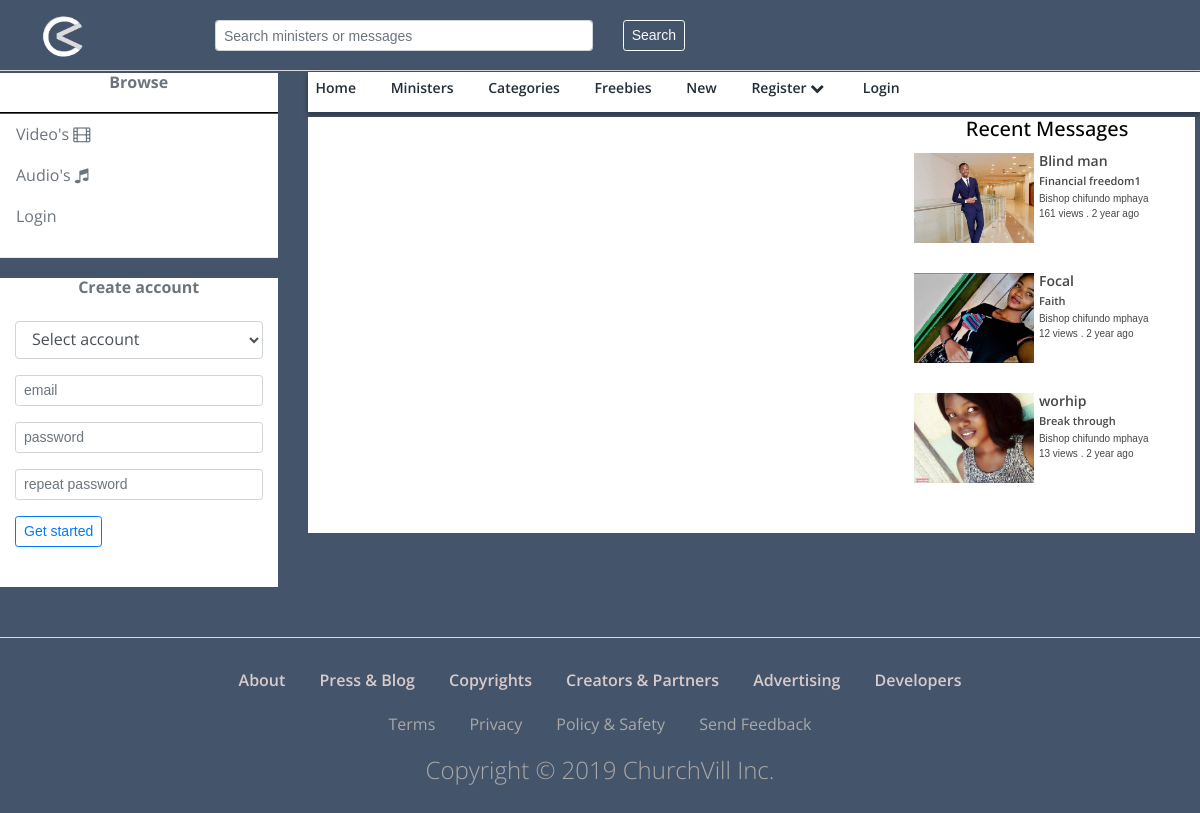
The page /play.php on the database its author committed.
### tables this page shows
CREATE TABLE `messages`
(
    `message_id`  int(20)        NOT NULL,
    `user_id`     int(20)        NOT NULL,
    `category_id` int(20)        NOT NULL,
    `title`       varchar(50)    NOT NULL,
    `file`        varchar(150)   NOT NULL,
    `image`       varchar(190)   NOT NULL,
    `type`        varchar(50)    NOT NULL,
    `sys_cat`     varchar(50)    NOT NULL,
    `amount`      decimal(19, 2) NOT NULL,
    `time`        timestamp      NOT NULL DEFAULT CURRENT_TIMESTAMP,
    `date`        date           NOT NULL,
    `view`        int(250)       NOT NULL DEFAULT '0'
);

CREATE TABLE `category`
(
    `category_id` int(20)     NOT NULL,
    `category`    varchar(50) NOT NULL,
    `user_id`     int(20)     NOT NULL
);

CREATE TABLE `users`
(
    `user_id`  int(20)      NOT NULL,
    `fullname` varchar(50)  NOT NULL,
    `email`    varchar(100) NOT NULL,
    `password` varchar(70)  NOT NULL,
    `initial`  varchar(20)  NOT NULL,
    `role`     varchar(100) NOT NULL,
    `about`    text         NOT NULL,
    `country`  varchar(150) NOT NULL,
    `ministry` varchar(300) NOT NULL,
    `image`    varchar(140) NOT NULL
);

### class/class.php (called while the page is built, shortened)
<?php
class SYSTEM
{
    public function conditionTableIN($data, $table, $condition)
    {
        try {
            $pdo = Database::connect();
            $pdo->setAttribute(PDO::ATTR_ERRMODE, PDO::ERRMODE_EXCEPTION);
            $query = "SELECT $data FROM $table WHERE $condition ";
            $stmt = $pdo->prepare($query);
            $stmt->execute();
            return $stmt;
        } catch (PDOException $e) {
            echo "failed: " . $e->getMessage() . "\n";
            exit;
        }
    }
    public function time_ago($date)
    {
        $check = new SYSTEM();
        $is_valid = $check->is_date_time_valid($date);
        if ($is_valid) {
            $timestamp = strtotime($date);
            $difference = time() - $timestamp;
            $periods = array("sec", "min", "hour", "day", "week", "month", "year", "decade");
            $lengths = array("60", "60", "24", "7", "4.35", "12", "10");
            if ($difference > 0) {
                $ending = "ago";
            } else {
                $difference = -$difference;
                $ending = "just now";
            }
            for ($j = 0; $difference >= $lengths[$j]; $j++)
                $difference /= $lengths[$j];
            $difference = round($difference);
            if ($difference != 1)
                $periods[$j] .= "";
            $text = "$difference $periods[$j] $ending";
            return $text;
        } else {
            return 'Date Time must be in "yyyy-mm-dd hh:mm:ss" format';
        }
    }
    public function is_date_time_valid($date)
    {
        if (date('Y-m-d H:i:s', strtotime($date)) == $date) {
            return TRUE;
        } else {
            return FALSE;
        }
    }
}
?>

### play.php (the view, shortened to what this page needs)
<?php include('include/index_header.php'); ?>
    <div class="col-md-9">
        <?php include('include/2ndNav.php'); ?>
        <div class="respectMArgin">
            <div class="">
                <div class="container-fluid">
                    <div class="row   bwhite">
                        <div class=" area  col-md-8 col-sm-12 col-xs-12 pud">
                        </div>
                        <div class="col-md-4 col-sm-12 col-xs-12 pud">
                            <div class="profile-info-left">
                                <div class="section">
                                    <div class=" par innerlink text-center">
                                        <h5 class="card-title">Recent Messages</h5>
                                    </div>
                                    <div class="row">
                                        <?php
                                        $table = "messages,users,category";
                                        $data = "messages.message_id,messages.user_id,messages.category_id,messages.title,messages.file,messages.image,messages.type,messages.sys_cat,
																			messages.amount,messages.time,messages.date,messages.view,category.category,users.fullname,users.initial,users.ministry
																			";
                                        $condition = " messages.category_id=category.category_id AND messages.user_id=users.user_id
																				GROUP BY messages.message_id ASC LIMIT 6";
                                        $myData = $backend->conditionTableIN($data, $table, $condition);
                                        while ($row = $myData->fetch(PDO::FETCH_ASSOC)) {
                                            $message_id = $row['message_id'];
                                            $category = $row['category'];
                                            $title = $row['title'];
                                            $initial = $row['initial'];
                                            $fullname = $row['fullname'];
                                            $fname = $initial . " " . $fullname;
                                            $time = $row['time'];
                                            $views = $row['view'];
                                            $image = $row['image'];
                                            $newdate = $backend->time_ago($time)
                                            ?>
                                            <div class="col-md-12 col-sm-6 col-xs-12 pud">
                                                <div class="media td">
                                                    <img class="mr-3" src="<?php echo $image; ?>"
                                                         alt="Generic placeholder image">
                                                    <a href="play.php?id=<?php echo $message_id; ?>">
                                                        <div class="media-body">
                                                            <h5 class="mt-0"
                                                                title="<?php echo $title; ?>"> <?php echo $title; ?>    </h5>
                                                            <span class="mp"><?php echo $category; ?></span>
                                                            <p class="mp"><?php echo $fname; ?>
                                                                <br/><?php echo $views; ?> views
                                                                . <?php echo $newdate; ?></p>
                                                        </div>
                                                    </a>
                                                </div>
                                            </div>
                                        <?php } ?>
                                    </div>
                                </div>
                            </div>
                        </div>
                    </div>
                </div>
            </div>
        </div>
    </div>
    </div>
<?php include('include/index_footer.php'); ?>

### media/css/style.css (style rules this page uses)
body { font-family: 'Open Sans'; color: #000; overflow-x: hidden; background-color: rgb(68, 84, 106); }
p { line-height: 24px; font-weight: 300; }
a { text-decoration: none; color: #e00918; }
h1, h2, h3, h4, h5, h6 { margin: 0; padding: 0; white-space: nowrap; overflow: hidden; text-overflow: ellipsis; }
.pud { margin-bottom: 20px; }
.respectMArgin { margin-right: 5px; margin-top: 5px; }
p { font-size: 12px; font-weight: 300; font-family: 'Raleway', sans-serif; }
.bwhite { background-color: #ffffff; }
.section p { font-size: 12px; }
.area { position: relative; }
img.mr-3 { width: 120px; object-fit: cover; height: 90px; }
.section p { font-size: 10px; line-height: 15px; }
h5.mt-0 { font-size: 14px; font-weight: 600; margin-bottom: -2px; }
.media.td { margin-bottom: 10px; }
.mr-3, .mx-3 { margin-right: 0.3rem !important; }
.td a { color: #484747; }
span.mp { font-size: 11px; font-weight: 600; }
a, a:visited { color: #244372; border-bottom: 1px solid transparent; padding-bottom: 2px; position: relative; text-decoration: none; transition: all linear 0.2s; }

### rows shown on the page
messages: image (picture), title "Blind man", category.category "Financial freedom1", user.fullname "Bishop chifundo mphaya", view "161", time "2 year ago"
messages: image (picture), title "Focal", category.category "Faith", user.fullname "Bishop chifundo mphaya", view "12", time "2 year ago"
messages: image (picture), title "worhip", category.category "Break through", user.fullname "Bishop chifundo mphaya", view "13", time "2 year ago"
